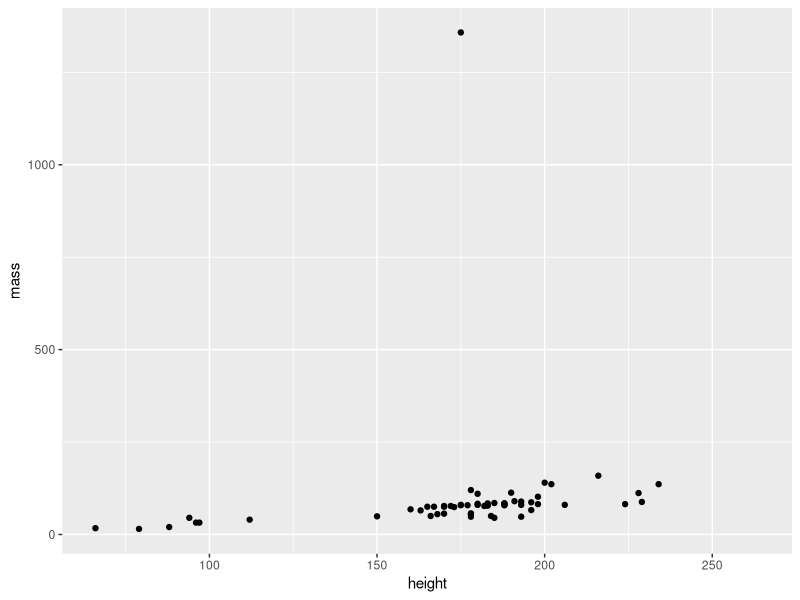
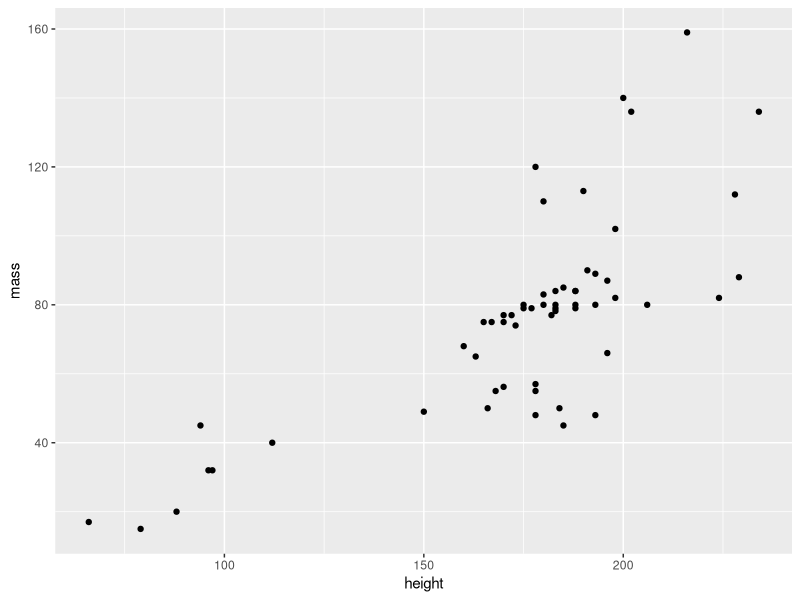
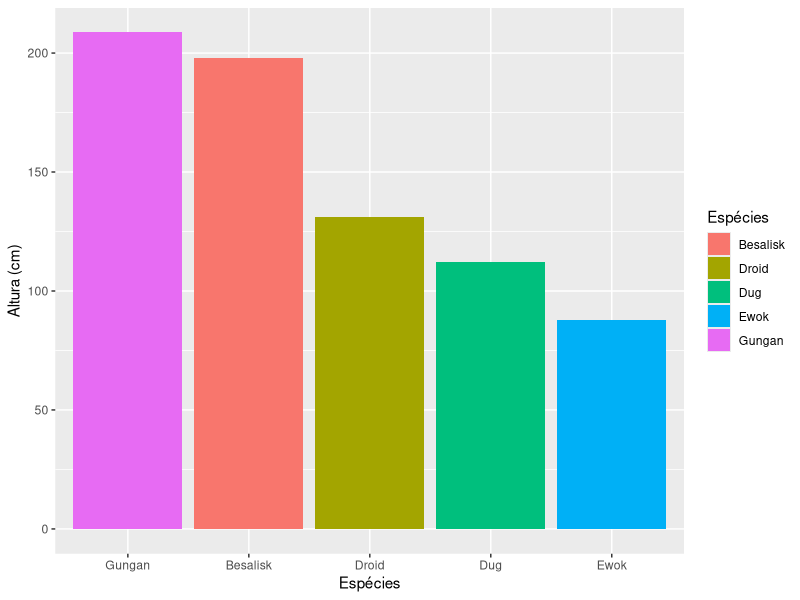
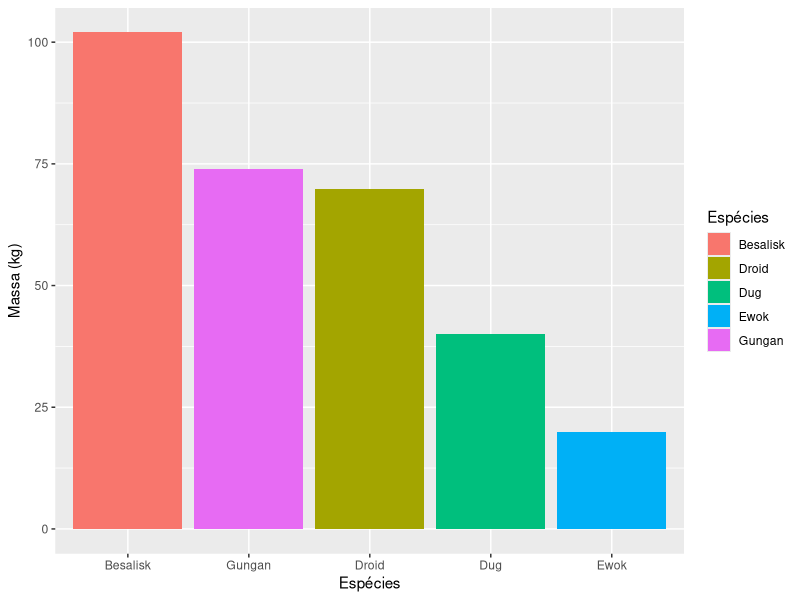
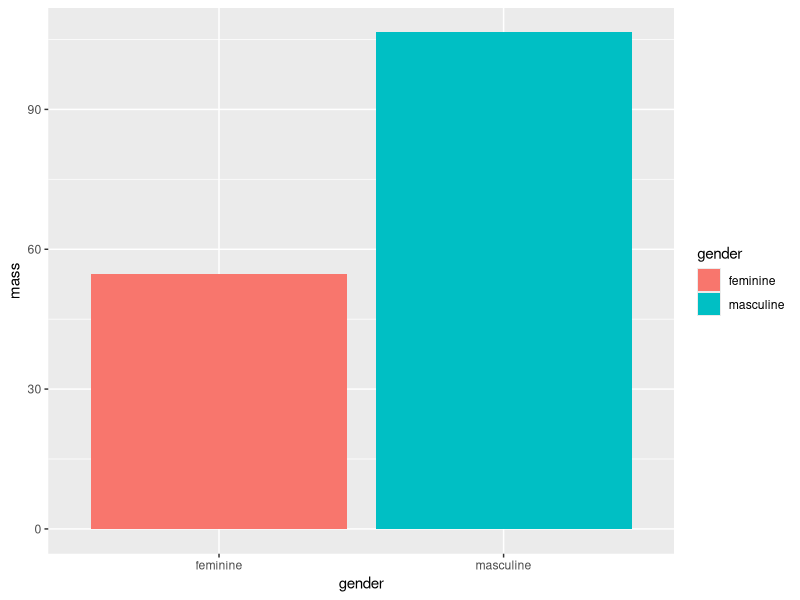
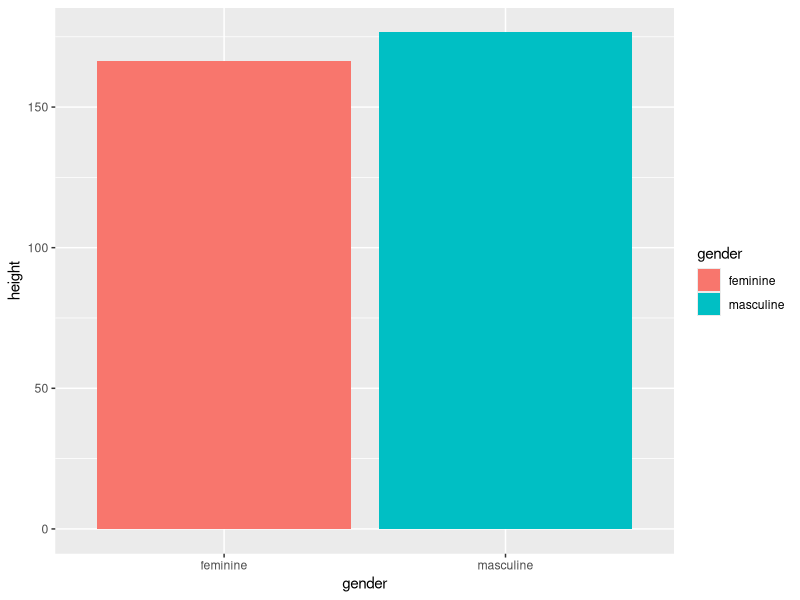
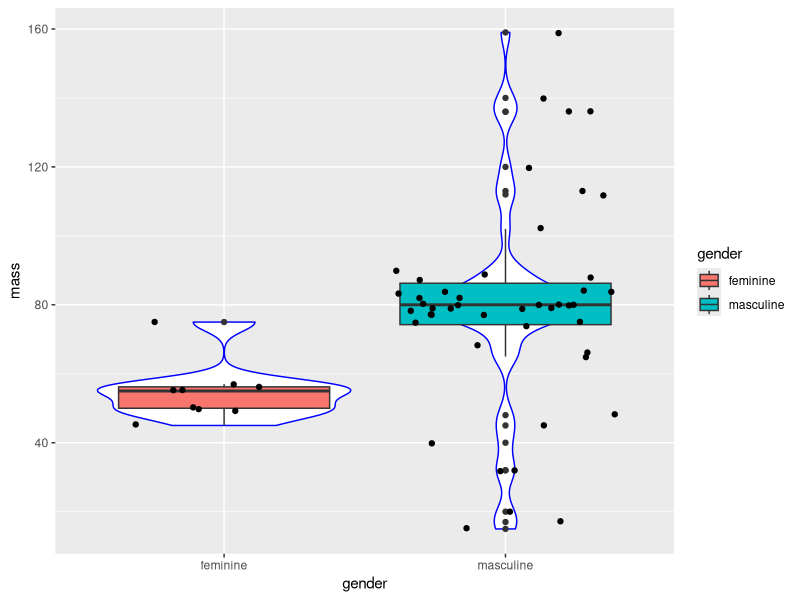
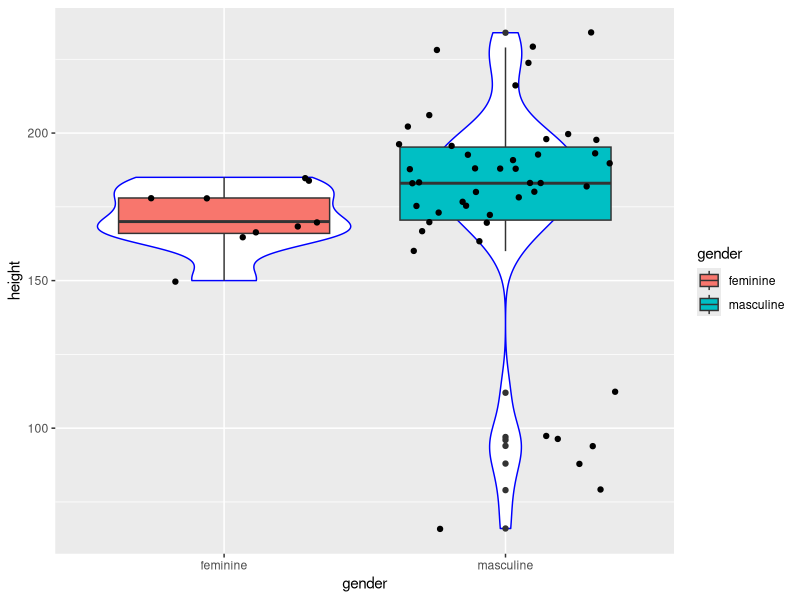

These charts were generated, in order, by the following R code:

# Pacotes tidyverse - Prática -----------------------------------------------------------------------------------------------------------------------------
# Autoria do script: Jeanne Franco ---------------------------------------------------------------------------------------------------------
# Data: 17/03/2022 -------------------------------------------------------------------------------------------------------------------------

# Carregar pacotes -------------------------------------------------------------------------------------------------------------------------

library(dplyr)
library(ggplot2)

# Carregar dados ---------------------------------------------------------------------------------------------------------------------------

dados <- starwars
View(dados)

# Manipulação de dados 1 -------------------------------------------------------------------------------------------------------------------

dados %>%
  select(mass, hair_color) %>%
  filter(hair_color == "brown")

dados %>%
  select(height, hair_color) %>%
  filter(hair_color == "brown")

dados_1 <- dados %>%
  select(height, mass) %>%
  summarise_at(c("height", "mass"), list(max, min), na.rm = TRUE) 
dados_1

dados_2 <- dados %>%
  select(height, mass) 
dados_2

# Gráfico 1 --------------------------------------------------------------------------------------------------------------------------------

ggplot(dados_2, aes(x = height, y = mass)) +
  geom_point()

# Manipulação de dados 2 -------------------------------------------------------------------------------------------------------------------

dados_2 <- dados %>%
  select(height, mass) %>%
  filter(mass != 1358) # Elimina o valor máximo (outlier que impede ver a tendência)
dados_2

# Gráfico 2 --------------------------------------------------------------------------------------------------------------------------------

ggplot(dados_2, aes(x = height, y = mass)) +
  geom_point()

# Manipulação de dados 3 -------------------------------------------------------------------------------------------------------------------

dados_3 <- dados %>%
  select(height, mass, species) %>%
  filter(species %in% c("Besalisk", "Dug", "Gungan", "Ewok", "Droid")) %>%
  group_by(species) %>%
  summarise_all(list(mean), na.rm = TRUE)
dados_3

# Gráficos 3 -------------------------------------------------------------------------------------------------------------------------------

plot_altura <- ggplot(dados_3, aes(x = species, y = height)) +
  geom_col(aes(fill = species)) +
  scale_x_discrete(limits = c("Gungan", "Besalisk", "Droid", "Dug", "Ewok")) +
  scale_fill_discrete(name = "Espécies") +
  labs(x = "Espécies", y = "Altura (cm)")
plot_altura

plot_massa <- ggplot(dados_3, aes(x = species, y = mass)) +
  geom_col(aes(fill = species)) +
  scale_x_discrete(limits = c("Besalisk", "Gungan", "Droid", "Dug", "Ewok")) +
  scale_fill_discrete(name = "Espécies") +
  labs(x = "Espécies", y = "Massa (kg)")
plot_massa

# Manipulação de dados 4 -------------------------------------------------------------------------------------------------------------------

dados_4 <- dados %>%
  select(gender, mass, height) %>%
  filter(gender %in% c("feminine", "masculine")) %>%
  group_by(gender) %>%
  summarise_all(list(mean), na.rm = TRUE)
dados_4  

# Gráficos 4 -------------------------------------------------------------------------------------------------------------------------------

massa_genero <- ggplot(dados_4, aes(x = gender, y = mass)) +
  geom_col(aes(fill = gender))
massa_genero

altura_genero <- ggplot(dados_4, aes(x = gender, y = height)) +
  geom_col(aes(fill = gender))
altura_genero

# Manipulação de dados 5 -------------------------------------------------------------------------------------------------------------------

dados_5 <- dados %>%
  select(gender, mass, height) %>%
  filter(gender %in% c("feminine", "masculine")) %>%
  filter(mass != 1358)
dados_5

# Gráficos 5 -------------------------------------------------------------------------------------------------------------------------------

massa_genero_box <- ggplot(dados_5, aes(x = gender, y = mass)) +
  geom_violin(col = "blue") +
  geom_boxplot(aes(fill = gender)) +
  geom_jitter()
massa_genero_box

altura_genero_box <- ggplot(dados_5, aes(x = gender, y = height)) +
  geom_violin(col = "blue") +
  geom_boxplot(aes(fill = gender)) +
  geom_jitter()
altura_genero_box
